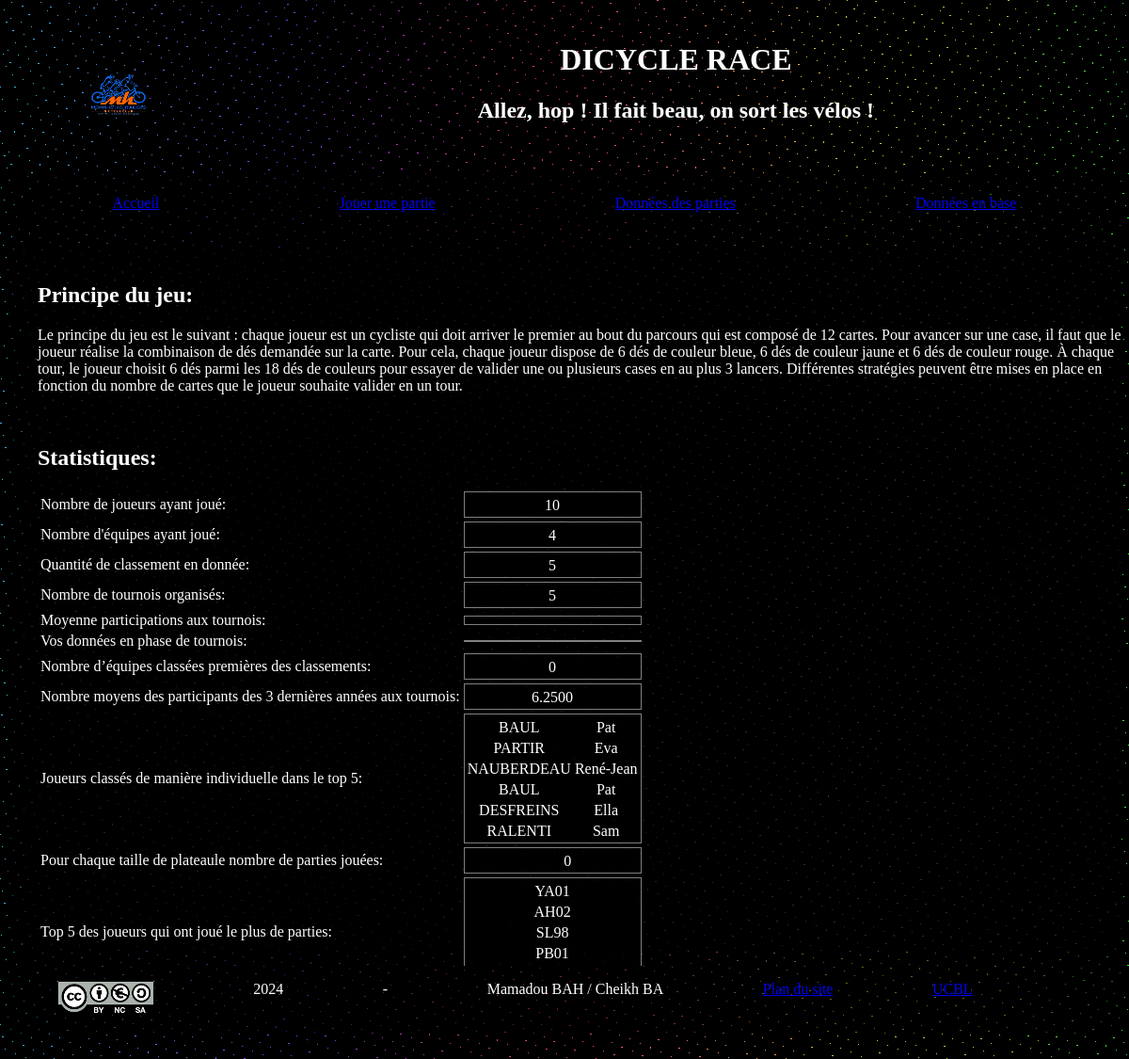
The page / on the database its author committed.
### tables this page shows
CREATE TABLE `Joueur` (
  `idj` int(90) NOT NULL,
  `nom` varchar(80) DEFAULT NULL,
  `prenom` varchar(80) DEFAULT NULL,
  `pseudo` varchar(80) DEFAULT NULL,
  `date_naiss` date DEFAULT NULL,
  `email` varchar(80) DEFAULT NULL,
  `ide` int(11) DEFAULT NULL,
  `nb_Parties` int(11) DEFAULT 0
);

### controleurs/accueil_controleur.php (called while the page is built)
<?php
$nbJoueur = "SELECT COUNT(idj) FROM Joueur";
$nbEquipe = "SELECT COUNT(ide) FROM Equipe";
$nbClassement = "SELECT COUNT(idc) FROM Classement";
$nbTournois = "SELECT COUNT(idt) FROM Tournoi";
$moyTournoi = "SELECT AVG(j.idj) FROM Joueur j JOIN Se_Classe s ON j.idj = s.idj AND s.a_joue = 1
JOIN Tournoi t1 ON t1.idt = s.idt JOIN Tournoi t2 ON t2.idt = s.idt AND t1.idt <> t2.idt";
$vosDonnee = "SELECT t.nom,t.dateDeb,h.niveau FROM Tournoi t
JOIN Phase h ON h.idt = t.idt
JOIN Se_Classe s ON s.idt = t.idt
JOIN Joueur j ON j.idj = s.idj
JOIN Partie p ON p.idj = j.idj WHERE p.etat = 'C'";
$classEquipe = "SELECT COUNT(e.ide) FROM Equipe e
JOIN Classement_Equipe ce ON ce.ide = e.ide AND ce.rang = 1
JOIN Individuel i ON i.idc = ce.idc
WHERE i.rang != 1";
$troisAnnee = "SELECT AVG(j.idj) FROM Joueur j
	JOIN Se_Classe s ON j.idj = s.idj AND s.a_joue = 1
    JOIN Tournoi t ON s.idt = t.idt
    GROUP BY YEAR(dateDeb)
    ORDER BY YEAR(dateDeb) DESC
    LIMIT 1,3";
$rang = "SELECT j.nom,j.prenom FROM Joueur j
JOIN Individuel i ON i.idj = j.idj AND i.rang <= 5
JOIN Classement c ON c.idc = i.idc AND c.portee = 'nationale'";
$accPlateau = "SELECT DISTINCT p.id_p,COUNT(pa.idp) FROM Plateau p
JOIN Partie pa ON pa.id_p = p.id_p";
$pseudo = "SELECT pseudo FROM Joueur
ORDER BY nb_Parties DESC
LIMIT 5";
?>

### modele/modele.php (called while the page is built, shortened)
<?php
function get_infos_requete($getRequete)
{
	$res = $getRequete;
	$schema = array();
	$infos_atts = array();
	$instances = mysqli_fetch_all($res, MYSQLI_ASSOC);
	return array('schema' => $schema, 'instances' => $instances);
}
function executer_une_requete($requete)
{
	global $connexion;
	$resultat = mysqli_query($connexion, $requete);
	return get_infos_requete($resultat);
}

### vues/accueil_vue.php (the view, shortened to what this page needs)
<main class="principal">
	<div>
		<h2> Principe du jeu: <br> </h2>
		<p>
			Le principe du jeu est le suivant : chaque joueur est un cycliste qui doit arriver le premier au bout du
			parcours qui est composé de 12 cartes. Pour avancer sur une case, il faut que le joueur réalise la combinaison de
			dés demandée sur la carte. Pour cela, chaque joueur dispose de 6 dés de couleur bleue, 6 dés de couleur jaune
			et 6 dés de couleur rouge. À chaque tour, le joueur choisit 6 dés parmi les 18 dés de couleurs pour essayer de
			valider une ou plusieurs cases en au plus 3 lancers. Différentes stratégies peuvent être mises en place en fonction
			du nombre de cartes que le joueur souhaite valider en un tour.
		</p> <br>
		<h2> Statistiques: <br> </h2>
		<table class="accueil">
			<tr>
				<td>Nombre de joueurs ayant joué:</td>
				<td>
					<div class="resultat_requete">
						<?php
						$resultat_requete = executer_une_requete($nbJoueur);
						if (is_array($resultat_requete)) {
						?>
							<table class="table_resultat">
								<tbody>
									<?php
									foreach ($resultat_requete['instances'] as $row) {
										echo '<tr>';
										foreach ($row as $valeur) {
											echo '<td>' . $valeur . '</td>';
										}
										echo '</tr>';
									}
									?>
								</tbody>
							</table>
						<?php } else { ?>
							<p class="notification"><?= $message_details . 'TOOT' ?></p>
						<?php }
						?>
					</div>
				</td>
			</tr>
			<tr>
				<td>Nombre d'équipes ayant joué:</td>
				<td>
					<div class="resultat_requete">
						<?php
						$resultat_requete = executer_une_requete($nbEquipe);
						if (is_array($resultat_requete)) {
						?>
							<table class="table_resultat">
								<tbody>
									<?php
									foreach ($resultat_requete['instances'] as $row) {
										echo '<tr>';
										foreach ($row as $valeur) {
											echo '<td>' . $valeur . '</td>';
										}
										echo '</tr>';
									}
									?>
								</tbody>
							</table>
						<?php } else { ?>
							<p class="notification"><?= $message_details . 'TOOT' ?></p>
						<?php }
						?>
					</div>
				</td>
			</tr>
			<tr>
				<td>Quantité de classement en donnée:</td>
				<td>
					<div class="resultat_requete">
						<?php
						$resultat_requete = executer_une_requete($nbClassement);
						if (is_array($resultat_requete)) {
						?>
							<table class="table_resultat">
								<tbody>
									<?php
									foreach ($resultat_requete['instances'] as $row) {
										echo '<tr>';
										foreach ($row as $valeur) {
											echo '<td>' . $valeur . '</td>';
										}
										echo '</tr>';
									}
									?>
								</tbody>
							</table>
						<?php } else { ?>
							<p class="notification"><?= $message_details . 'TOOT' ?></p>
						<?php }
						?>
					</div>
				</td>
			</tr>
			<tr>
				<td>Nombre de tournois organisés:</td>
				<td>
					<div class="resultat_requete">
						<?php
						$resultat_requete = executer_une_requete($nbTournois);
						if (is_array($resultat_requete)) {
						?>
							<table class="table_resultat">
								<tbody>
									<?php
									foreach ($resultat_requete['instances'] as $row) {
										echo '<tr>';
										foreach ($row as $valeur) {
											echo '<td>' . $valeur . '</td>';
										}
										echo '</tr>';
									}
									?>
								</tbody>
							</table>
						<?php } else { ?>
							<p class="notification"><?= $message_details . 'TOOT' ?></p>
						<?php }
						?>
					</div>
				</td>
			</tr>
			<tr>
				<td>Moyenne participations aux tournois:</td>
				<td>
					<div class="resultat_requete">
						<?php
						$resultat_requete = executer_une_requete($moyTournoi);
						if (is_array($resultat_requete)) {
						?>
							<table class="table_resultat">
								<tbody>
									<?php
									foreach ($resultat_requete['instances'] as $row) {
										echo '<tr>';
										foreach ($row as $valeur) {
											echo '<td>' . $valeur . '</td>';
										}
										echo '</tr>';
									}
									?>
								</tbody>
							</table>
						<?php } else { ?>
							<p class="notification"><?= $message_details . 'TOOT' ?></p>
						<?php }
						?>
					</div>
				</td>
			</tr>
			<tr>
				<td>Vos données en phase de tournois:</td>
				<td>
					<div class="resultat_requete">
						<?php
						$resultat_requete = executer_une_requete($vosDonnee);
						if (is_array($resultat_requete)) {
						?>
							<table class="table_resultat">
							</table>
						<?php } else { ?>
							<p class="notification"><?= $message_details . 'TOOT' ?></p>
						<?php }
						?>
					</div>
				</td>
			</tr>
			<tr>
				<td>Nombre d’équipes classées premières des classements:</td>
				<td>
					<div class="resultat_requete">
						<?php
						$resultat_requete = executer_une_requete($classEquipe);
						if (is_array($resultat_requete)) {
						?>
							<table class="table_resultat">
								<tbody>
									<?php
									foreach ($resultat_requete['instances'] as $row) {
										echo '<tr>';
										foreach ($row as $valeur) {
											echo '<td>' . $valeur . '</td>';
										}
										echo '</tr>';
									}
									?>
								</tbody>
							</table>
						<?php } else { ?>
							<p class="notification"><?= $message_details . 'TOOT' ?></p>
						<?php }
						?>
					</div>
				</td>
			</tr>
			<tr>
				<td>Nombre moyens des participants des 3 dernières années aux tournois:</td>
				<td>
					<div class="resultat_requete">
						<?php
						$resultat_requete = executer_une_requete($troisAnnee);
						if (is_array($resultat_requete)) {
						?>
							<table class="table_resultat">
								<tbody>
									<?php
									foreach ($resultat_requete['instances'] as $row) {
										echo '<tr>';
										foreach ($row as $valeur) {
											echo '<td>' . $valeur . '</td>';
										}
										echo '</tr>';
									}
									?>
								</tbody>
							</table>
						<?php } else { ?>
							<p class="notification"><?= $message_details . 'TOOT' ?></p>
						<?php }
						?>
					</div>
				</td>
			</tr>
			<tr>
				<td>Joueurs classés de manière individuelle dans le top 5:</td>
				<td>
					<div class="resultat_requete">
						<?php
						$resultat_requete = executer_une_requete($rang);
						if (is_array($resultat_requete)) {
						?>
							<table class="table_resultat">
								<tbody>
									<?php
									foreach ($resultat_requete['instances'] as $row) {
										echo '<tr>';
										foreach ($row as $valeur) {
											echo '<td>' . $valeur . '</td>';
										}
										echo '</tr>';
									}
									?>
								</tbody>
							</table>
						<?php } else { ?>
							<p class="notification"><?= $message_details . 'TOOT' ?></p>
						<?php }
						?>
					</div>
				</td>
			</tr>
			<tr>
				<td>Pour chaque taille de plateaule nombre de parties jouées:</td>
				<td>
					<div class="resultat_requete">
						<?php
						$resultat_requete = executer_une_requete($accPlateau);
						if (is_array($resultat_requete)) {
						?>
							<table class="table_resultat">
								<tbody>
									<?php
									foreach ($resultat_requete['instances'] as $row) {
										echo '<tr>';
										foreach ($row as $valeur) {
											echo '<td>' . $valeur . '</td>';
										}
										echo '</tr>';
									}
									?>
								</tbody>
							</table>
						<?php } else { ?>
							<p class="notification"><?= $message_details . 'TOOT' ?></p>
						<?php }
						?>
					</div>
				</td>
			</tr>
			<tr>
				<td>Top 5 des joueurs qui ont joué le plus de parties:</td>
				<td>
					<div class="resultat_requete">
						<?php
						$resultat_requete = executer_une_requete($pseudo);
						if (is_array($resultat_requete)) {
						?>
							<table class="table_resultat">
								<tbody>
									<?php
									foreach ($resultat_requete['instances'] as $row) {
										echo '<tr>';
										foreach ($row as $valeur) {
											echo '<td>' . $valeur . '</td>';
										}
										echo '</tr>';
									}
									?>
								</tbody>
							</table>
						<?php } else { ?>
							<p class="notification"><?= $message_details . 'TOOT' ?></p>
						<?php }
						?>
					</div>
				</td>
			</tr>
		</table>
	</div>
</main>

### index.php (shortened to what this page needs)
<?php
require('modele/modele.php');
?>
<!DOCTYPE html>
<html>
<head>
    <link href="./css/style.css" rel="stylesheet" media="all" type="text/css">
</head>
<body>
    <?php
    include('static/header.php');
	include('static/menu.php');
	?>
		<main class="main_div">
		<?php
		$vue = 'accueil_vue.php';
		include('vues/' . $vue );
		?>
		</main>
    <?php
    include('static/footer.php');
    ?>
</body>
</html>

### static/header.php
<header>
	<div class="header_logo">
		<a href="./index.php">
			<img src="img/wow.png" alt="dicycle race" />
		</a>
	</div>
	<div class="header_titre">
		<h1>DICYCLE RACE</h1>
		<h2>Allez, hop ! Il fait beau, on sort les vélos !</h2>
	</div>
</header>

### static/menu.php
<nav>
	<a href="index.php">Accueil</a>
	<a href="index.php?page=jouerPartie">Jouer une partie</a>
	<a href="index.php?page=afficherPartie">Données des parties</a>
	<a href="index.php?page=creerPartie">Données en base</a>
</nav>

### static/footer.php
<footer>
	<a href="https://creativecommons.org/licenses/" target="_blank"><img src="img/by-nc-sa-eu.png" alt="Licence CC BY-NC-SA"/></a>
	<span><?php print date("Y"); ?></span> - <span>Mamadou BAH / Cheikh BA</span>
	<span><a href="https://perso.liris.cnrs.fr/nicolas.lumineau/ens/BDW1/" target="_blank" alt="Page BDW1">Plan du site</a></span>
	<span><a href="https://www.univ-lyon1.fr/" target="_blank" alt="Page UCBL">UCBL</span>
</footer>

### css/style.css (style rules this page uses)
body { background-image: repeating-linear-gradient(135deg, rgb(0, 0, 0) 0px, rgb(0, 0, 0) 10px, transparent 10px, transparent 11px), repeating-linear-gradient(22.5deg, rgb(0, 0, 0) 0px, rgb(0, 0, 0) 10px, transparent 10px, transparent 11px), linear-gradient(90deg, hsl(194, 74%, 56%), hsl(266, 74%, 56%), hsl(338, 74%, 56%), hsl(50, 74%, 56%), hsl(122, 74%, 56%)); height: 65vh; }
header, nav, main, footer { padding: 1em 0; }
.header_titre { width: 80%; }
.header_logo { width: 20%; padding-top: 1%; }
.header_logo>a>img { width: 20%; }
nav { display: flex; justify-content: space-around; background-color: rgba(0, 0, 0, 0.5); color: #fff; padding-left: 1em; padding-right: 1em; line-height: 2em; border-radius: 10px; }
main { background-color: rgba(0, 0, 0, 0.5); padding-left: 1em; }
footer { display: flex; justify-content: space-around; background-color: rgba(0, 0, 0, 0.5); color: #fff; border-radius: 10px; }
.table_resultat { width: 100%; border: 1px solid gray; background-color: rgba(0, 0, 0, 0.5); text-align: center; }
.table_resultat>tbody>tr:nth-child(2n) { border: rgba(0, 0, 0, 0.5); background-color: rgba(0, 0, 0, 0.5); }
.table_resultat>tbody>tr:nth-child(2n+1) { border: rgba(0, 0, 0, 0.5); background-color: rgba(0, 0, 0, 0.5); }

### rows shown on the page
joueur: nom "BAUL", prenom "Pat", pseudo "PB01"
joueur: nom "PARTIR", prenom "Eva"
joueur: nom "NAUBERDEAU", prenom "René-Jean"
joueur: nom "DESFREINS", prenom "Ella"
joueur: nom "RALENTI", prenom "Sam"
joueur: pseudo "YA01"
joueur: pseudo "AH02"
joueur: pseudo "SL98"

### other values the page prints
$valeur "10"
$valeur "4"
$valeur "5"
$valeur "0"
$valeur "6.2500"
